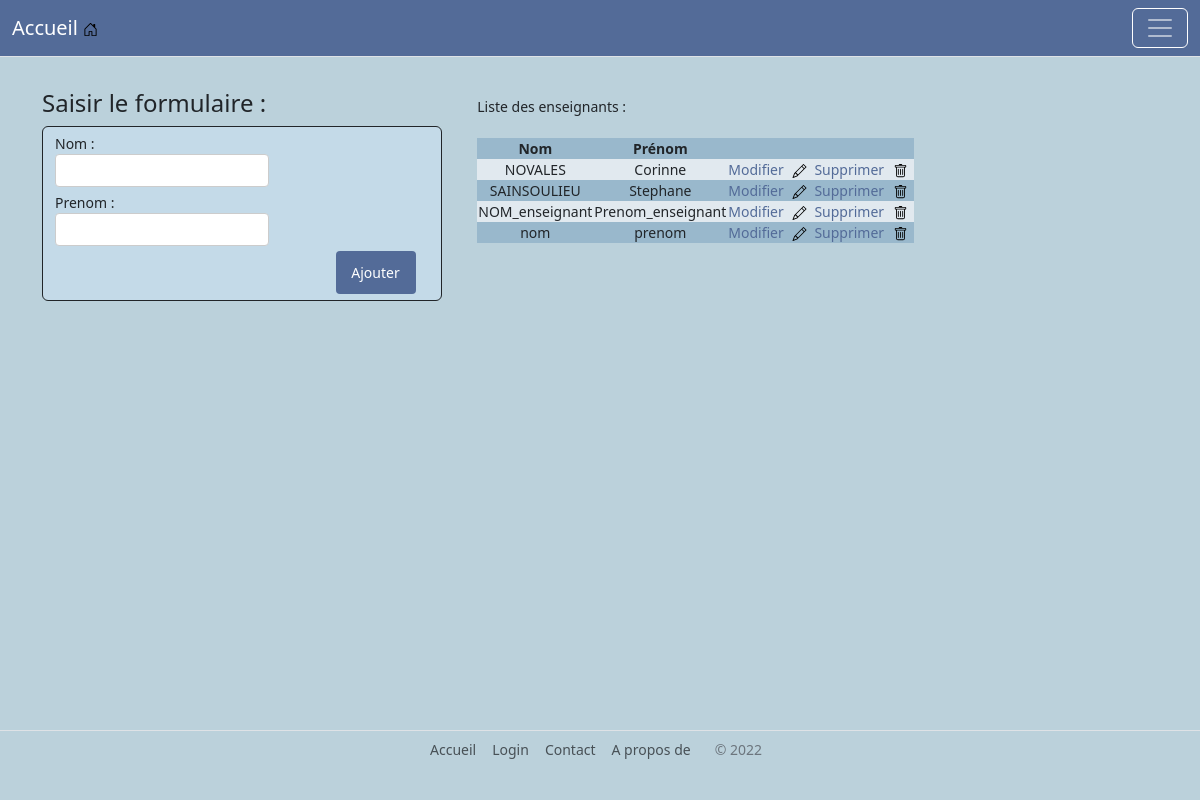
The app's page /Controller/C_prof.php with its own data.
### tables this page shows
CREATE TABLE `enseignant` (
  `CodeEnseignant` int(11) NOT NULL AUTO_INCREMENT,
  `NOMENSEIGNANT` char(32) DEFAULT NULL,
  `PRENOMENSEIGNANT` char(32) DEFAULT NULL,
  PRIMARY KEY (`CodeEnseignant`)
);

### Controller/C_prof.php (called while the page is built, shortened)
<?php
require_once '../Modele/Connexion_bd.php';
require_once '../Vue/Sommaire.php';
?>
<?php
$enseignant = recupere_enseignants();
require_once '../Vue/Professeurs.php';
        ?>

### Modele/Connexion_bd.php (called while the page is built, shortened)
<?php
function connexion() {
    try {
        $conn = new PDO('mysql:host=localhost;port=3306;dbname=livret', 'root', '');
    } catch (Exception $ex) {
        die('Erreur:' . $ex->getMessage());
    }return $conn;
}
function recupere_enseignants() {
    $enseignant = connexion()->prepare("SELECT * FROM ENSEIGNANT");
    $enseignant->execute();
    $profs = $enseignant->fetchAll(PDO::FETCH_ASSOC);
    return $profs;
}

### Vue/Professeurs.php (the view, shortened to what this page needs)
<html>
    <head>
    </head>
    <body>
        <main class="container">
            <div style="display: inline-table">
                <h4>Saisir le formulaire :</h4>
                <form method="post" class="form-control">
                    Nom :    <input type="text" name="nom" required/>
                    Prenom : <input type="text" name="prenom" required/>
                    <input type="submit" value="Ajouter" name="saisie_pr"/>
                </form>
            </div>
            <div style="display: inline-table">
                <table>
                    <th>Nom</th>
                    <th>Prénom</th>
                    <th colspan="2"></th>
                    <?php
                    echo 'Liste des enseignants : ' . '<br><br>';
                    foreach ($enseignant as $e) {
                        ?>
                        <tr>
                            <?php
                            echo '<td>' . $e['NOMENSEIGNANT'] . '</td>';
                            echo '<td>' . $e['PRENOMENSEIGNANT'] . '</td>';
                            echo '<td><a href=../Controller/C_modif.php?codeens=' . $e['CodeEnseignant'] . '>Modifier <img src="../bootstrap-icons-1.8.3/pencil.svg" height="14" width="25"/></a></td>';
                            echo '<td><a href=../Controller/Supprime.php?codeens=' . $e['CodeEnseignant'] . ' ' . 'onclick="return confirmation();"' . '>Supprimer <img src="../bootstrap-icons-1.8.3/trash.svg" height="14" width="25"/></a></td>';
                        }
                        ?>
                    </tr>
                </table>
            </div>
        </main>
    </body>
</html>

### records on screen
enseignant: NOMENSEIGNANT "NOVALES", PRENOMENSEIGNANT "Corinne"
enseignant: NOMENSEIGNANT "SAINSOULIEU", PRENOMENSEIGNANT "Stephane"
enseignant: NOMENSEIGNANT "NOM_enseignant", PRENOMENSEIGNANT "Prenom_enseignant"
enseignant: NOMENSEIGNANT "nom", PRENOMENSEIGNANT "prenom"
